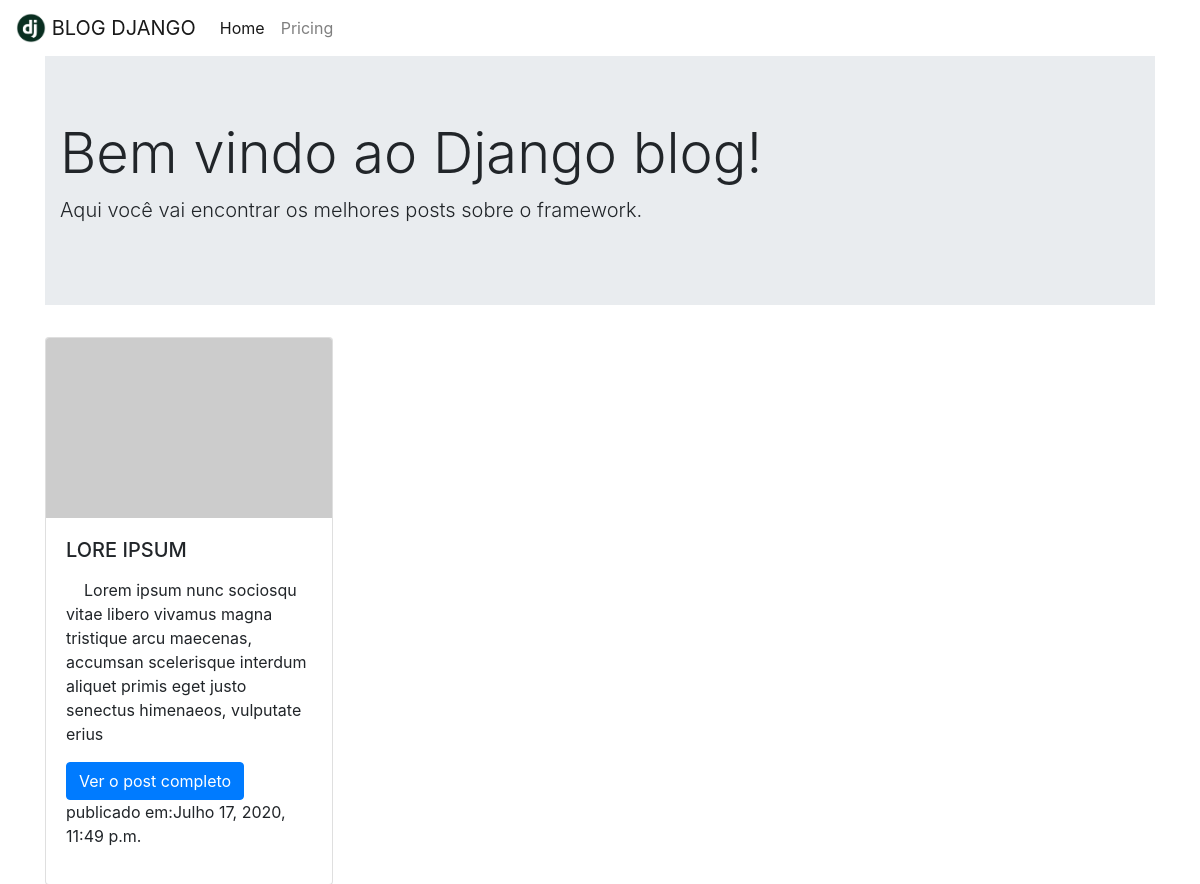
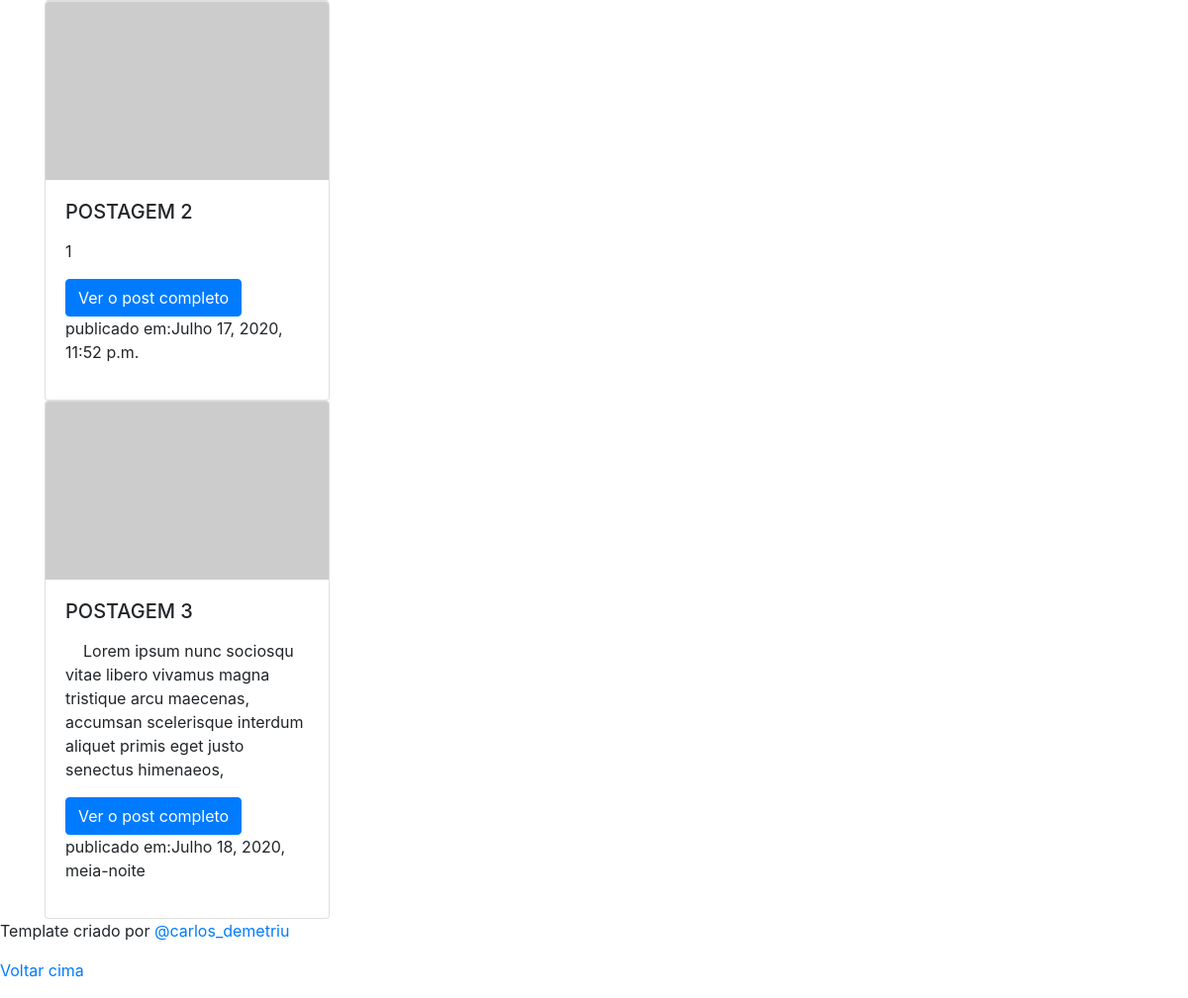
The page / on the database its author committed (2 pictures, top to bottom).
### website/models.py (models this page shows, shortened)
class Post(models.Model):
    STATUS = (
        ('active', 'Ativo'),
        ('draft', 'rascunho')
    )
    autor = models.ForeignKey(settings.AUTH_USER_MODEL, on_delete=models.CASCADE)
    titulo = models.CharField(max_length=200)
    resumo = RichTextField(default=1, max_length=200)
    conteudo = RichTextUploadingField()
    create_data = models.DateTimeField(auto_now_add=True)
    data_publicacao = models.DateTimeField(blank=True, null=True)
    slug = models.SlugField()
    status = models.CharField(max_length=15, choices=STATUS, default=STATUS[1])

### website/views.py (the view)
# urls.py: path('', views.post_list, name='post_list'),
def post_list(request):
    posts = Post.objects.filter(data_publicacao__lte=timezone.now()).order_by('data_publicacao')
    return render(request, 'website/post_list.html', {'posts': posts})

### website/templates/website/post_list.html
{% extends 'website/base.html' %}
{% block conteudo %}
        <div class="container">
    <div class="jumbotron jumbotron-fluid">
        <div class="container">
            <h1 class="display-4">Bem vindo ao Django blog!</h1>
            <p class="lead">Aqui você vai encontrar os melhores posts sobre o framework.</p>
        </div>
    </div>
    {% for post in posts %}
      <div class="row">
          <div class="col">
            <div class="card" style="width: 18rem;">
              <img class="card-img-top" src="https://via.placeholder.com/286x180" alt="Card image cap">
              <div class="card-body">
                <h5 class="card-title"> {{ post.titulo }}</h5>
                <p class="card-text">{{ post.resumo |safe|linebreaksbr  }}</p>
                <a href="{% url 'website:post_detail' post.slug %}" class="btn btn-primary">Ver o post completo</a>
                <p>publicado em:<time>{{ post.data_publicacao }}</time></p>
              </div>
            </div>
          </div>
      </div>
        {% endfor %}
    </div>
{% endblock %}

### website/templates/website/base.html (shortened to what this page needs)
{% load static %}
<!DOCTYPE html>
<html lang="pt-br">
<head>
    <link rel="stylesheet" type="text/css" href="{% static 'CSS/website.css' %}">
    <link rel="stylesheet" href="https://maxcdn.bootstrapcdn.com/bootstrap/4.0.0/css/bootstrap.min.css">
</head>
<body>
<header>
    <nav class="navbar navbar-expand-lg navbar-light">
        <a class="navbar-brand" href="/">
        <img alt="img" class="d-inline-block align-top" class="blog-header-logo" height="30"
             src="../../static/IMG/logo.png" width="30">
        BLOG DJANGO
        </a>
    <div class="collapse navbar-collapse" id="navbarNav">
        <ul class="navbar-nav">
            <li class="nav-item active">
                <a class="nav-link" href="#">Home <span class="sr-only">(current)</span></a>
            </li>
            <li class="nav-item">
                <a class="nav-link" href="#">Pricing</a>
            </li>
        </ul>
    </div>
    </nav>
</header>
<main>
    <div class="content container">
        <div class="row">
            {% block conteudo %}
            {% endblock %}
        </div>
    </div>
</main>
<footer class="blog-footer">
      <p>Template criado por <a href="https://twitter.com/carlos_demetriu" target="_blank">@carlos_demetriu</a></p>
      <p>
        <a href="#">Voltar cima</a>
      </p>
</footer>
</body>
</html>

### rows shown on the page
Post: titulo "LORE IPSUM", resumo "Lorem ipsum nunc sociosqu vitae libero vivamus magna tristique arcu maecenas, accumsan scelerisque interdum aliquet primis eget justo senectus himenaeos, vulputate erius", data_publicacao "Julho 17, 2020, 11:49 p.m."
Post: titulo "POSTAGEM 2", resumo "1", data_publicacao "Julho 17, 2020, 11:52 p.m."
Post: titulo "POSTAGEM 3", resumo "Lorem ipsum nunc sociosqu vitae libero vivamus magna tristique arcu maecenas, accumsan scelerisque interdum aliquet primis eget justo senectus himenaeos,", data_publicacao "Julho 18, 2020, meia-noite"
